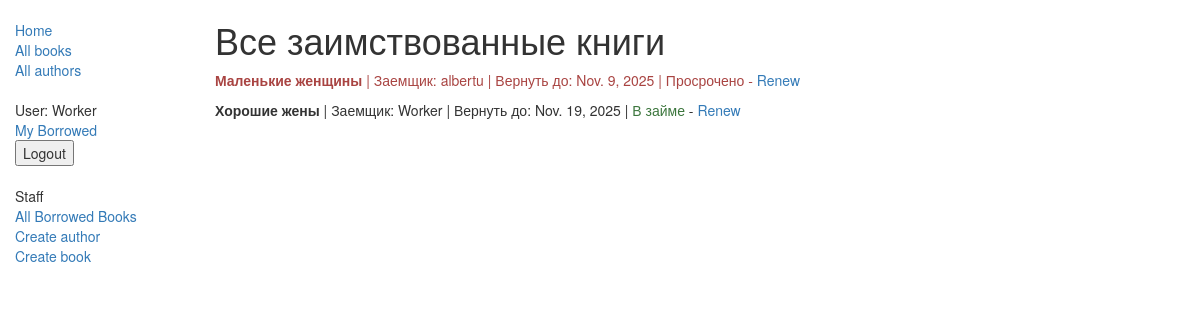
Page /all-borrowed/ (signed in) on the earlier database version.
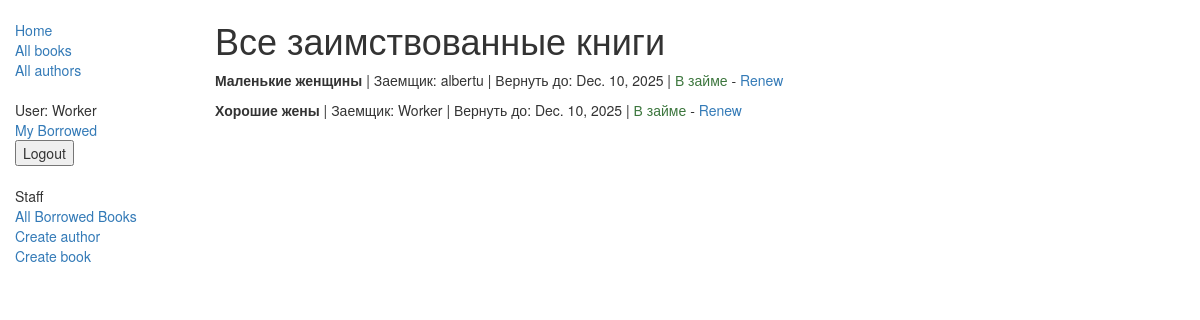
Same page on the later database version.
### catalog/models.py (models this page shows, shortened)
class BookInstance(models.Model):
    id = models.UUIDField(primary_key=True, default=uuid.uuid4, help_text="Unique ID for this particular book across whole library")
    book = models.ForeignKey('Book', on_delete=models.SET_NULL, null=True)
    imprint = models.CharField(max_length=200)
    due_back = models.DateField(null=True, blank=True)
    borrower = models.ForeignKey(User, on_delete=models.SET_NULL, null=True, blank=True)
    LOAN_STATUS = (
        ('m', 'Maintenance'),
        ('o', 'On loan'),
        ('a', 'Available'),
        ('r', 'Reserved'),
    )
    status = models.CharField(max_length=1, choices=LOAN_STATUS, blank=True, default='m', help_text='Book availability')
    class Meta:
        ordering = ["due_back"]
        permissions = (("can_mark_returned", "Set book as returned"),)
    @property
    def is_overdue(self):
        if self.due_back and date.today() > self.due_back:
            return True
        return False

class Book(models.Model):
    title = models.CharField(max_length=200)
    author = models.ForeignKey('Author', on_delete=models.SET_NULL, null=True)
    summary = models.TextField(max_length=1000, help_text="Enter a brief description of the book")
    isbn = models.CharField('ISBN',max_length=13, help_text='13 Character <a href="https://www.isbn-international.org/content/what-isbn">ISBN number</a>')
    genre = models.ManyToManyField(Genre, help_text="Select a genre for this book")
    def display_genre(self):
        """
        Creates a string for the Genre. This is required to display genre in Admin.
        """
        return ', '.join([ genre.name for genre in self.genre.all()[:3] ])
    display_genre.short_description = 'Genre'

### catalog/views.py (the view)
# urls.py: path('all-borrowed/', views.AllBorrowedBooksListView.as_view(), name='all-borrowed'),
class AllBorrowedBooksListView(PermissionRequiredMixin, generic.ListView):
    permission_required = 'catalog.can_mark_returned'
    model = BookInstance
    template_name ='catalog/all_borrowed_books.html'
    def get_queryset(self):
        return BookInstance.objects.filter(status__exact='o').select_related('book', 'borrower').order_by('due_back')

### catalog/templates/catalog/all_borrowed_books.html
{% extends "catalog/base_generic.html" %}
{% block content %}
<h1>Все заимствованные книги</h1>
{% if bookinstance_list %}
  {% for bookinst in bookinstance_list %}
    <div class="{% if bookinst.is_overdue %}text-danger{% endif %}">
      <p>
        <strong>{{ bookinst.book.title }}</strong> |
        Заемщик: {{ bookinst.borrower.get_username }} |
        Вернуть до: {{ bookinst.due_back }} |
        {% if bookinst.is_overdue %}
          <span class="text-danger">Просрочено</span>
        {% else %}
          <span class="text-success">В займе</span>
        {% endif %}
        {% if perms.catalog.can_mark_returned %}-
          <a href="{% url 'renew-book-librarian' bookinst.id %}">Renew</a>
        {% endif %}
      </p>
    </div>
  {% endfor %}
{% else %}
  <p>Нет заимствованных книг.</p>
{% endif %}
{% endblock %}

Differences in the rows shown:
changed BookInstance "Маленькие женщины": due_back "Nov. 9, 2025" → "Dec. 10, 2025"; due_back "Просрочено" → "В займе"
changed BookInstance "Хорошие жены": due_back "Nov. 19, 2025" → "Dec. 10, 2025"
